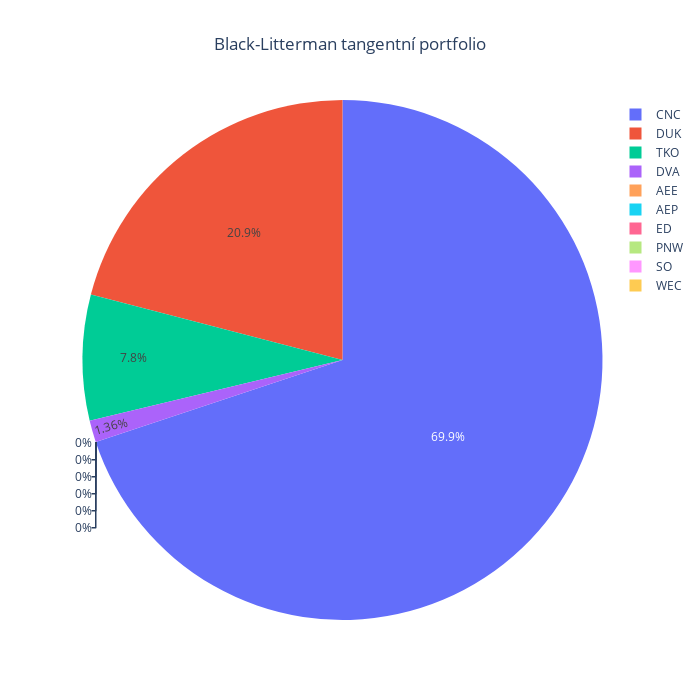

This figure's notebook cell:
### Code cell
weightsBLTangent = blackLittermanAbsoluteViewsMaxSharpe(prices = prices, views = views)
weightsPlot(weightsBLTangent, title = "Black-Litterman tangentní portfolio")

### Figure 1 — Plotly figure (JSON) as saved in the notebook; plotly's stock layout.template omitted (floating-point values rounded to 4 significant figures)
{"data": [{"labels": ["AEE", "AEP", "CNC", "DUK", "DVA", "ED", "PNW", "SO", "TKO", "WEC"], "type": "pie", "values": [0, 0, 0.699, 0.2095, 0.01357, 0, 0, 0, 0.07799, 0]}], "layout": {"height": 700, "title": {"text": "Black-Litterman tangentní portfolio", "x": 0.5}, "width": 700}}
